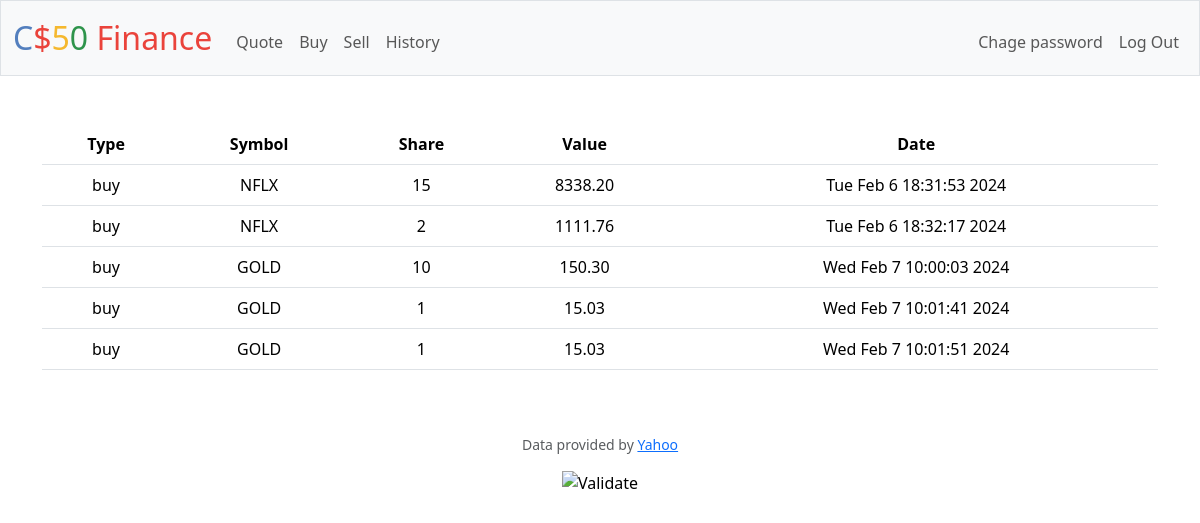
The page /history (signed in) on the database its author committed.
### tables this page shows
CREATE TABLE history (user_id INTERGET NOT NULL, type TEXT NOT NULL, symbol TEXT NOT NULL, share INTEGER NOT NULL, value REAL NOT NULL, data BLOB NOT NULL, FOREIGN KEY(user_id) REFERENCES users(id));

### app.py (the view)
@app.route("/history")
@login_required
def history():
    rows = db.execute("SELECT * FROM history WHERE user_id = ?", session["user_id"])
    return render_template("history.html", rows=rows)

### app.py (called while the page is built)
@app.after_request
def after_request(response):
    response.headers["Cache-Control"] = "no-cache, no-store, must-revalidate"
    response.headers["Expires"] = 0
    response.headers["Pragma"] = "no-cache"
    return response

### helpers.py (called while the page is built)
def login_required(f):
    @wraps(f)
    def decorated_function(*args, **kwargs):
        if session.get("user_id") is None:
            return redirect("/login")
        return f(*args, **kwargs)
    return decorated_function

### templates/history.html (shortened to what this page needs)
{% extends "layout.html" %}
{% block main %}
    <table class="table">
        <thead>
            <tr>
                <th scope="col">Type</th>
                <th scope="col">Symbol</th>
                <th scope="col">Share</th>
                <th scope="col">Value</th>
                <th scope="col">Date</th>
            </tr>
        </thead>
        <tbody>
            {% for row in rows %}
                <tr>
                    <td scope="row">{{row.type}}</td>
                    <td>{{row.symbol}}</td>
                    <td>{{row.share}}</td>
                    <td>{{ '%0.2f' % row.value}}</td>
                    <td>{{row.data}}</td>
                </tr>
            {% endfor %}
        </tbody>
    </table>
{% endblock %}

### rows shown on the page
history: type "buy", symbol "NFLX", share "15", value "8338.20", data "Tue Feb 6 18:31:53 2024"
history: type "buy", symbol "NFLX", share "2", value "1111.76", data "Tue Feb 6 18:32:17 2024"
history: type "buy", symbol "GOLD", share "10", value "150.30", data "Wed Feb 7 10:00:03 2024"
history: type "buy", symbol "GOLD", share "1", value "15.03", data "Wed Feb 7 10:01:41 2024"
history: type "buy", symbol "GOLD", share "1", value "15.03", data "Wed Feb 7 10:01:51 2024"
